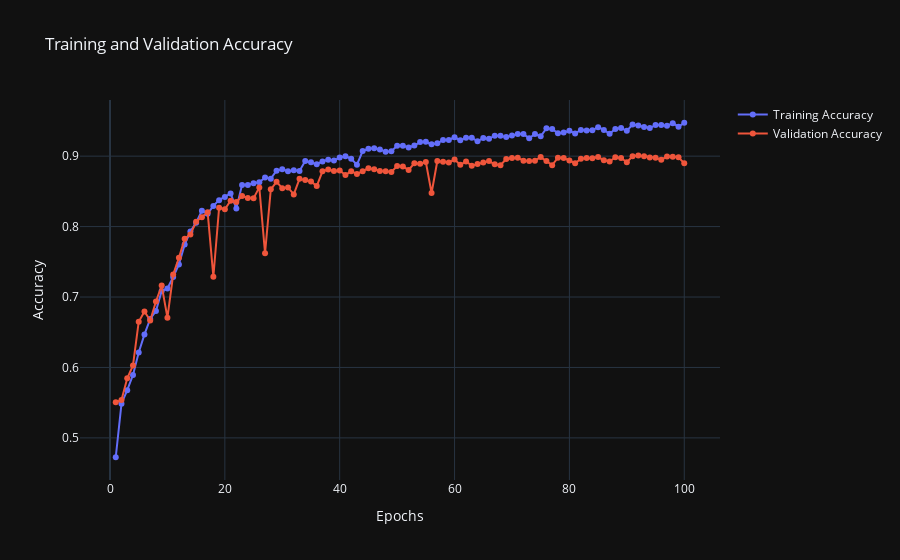

The notebook cell this image was saved under:
### Code cell
# Create traces
trace1 = go.Scatter(
    x=list(range(1, len(model.history.history['accuracy']) + 1)),
    y=model.history.history['accuracy'],
    mode='lines+markers',
    name='Training Accuracy'
)
trace2 = go.Scatter(
    x=list(range(1, len(model.history.history['val_accuracy']) + 1)),
    y=model.history.history['val_accuracy'],
    mode='lines+markers',
    name='Validation Accuracy'
)

# Create the figure
fig = go.Figure(data=[trace1, trace2])
fig.update_layout(title='Training and Validation Accuracy',
                  xaxis_title='Epochs',
                  yaxis_title='Accuracy',
                  template='plotly_dark')

fig.show()
